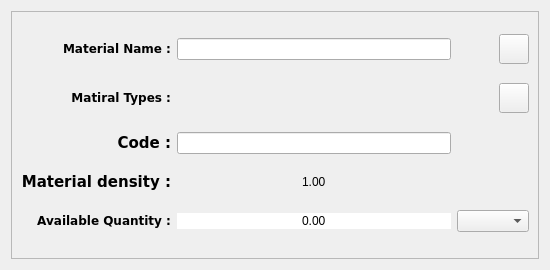
<?xml version="1.0" encoding="UTF-8"?>
<ui version="4.0">
 <class>EditRawMterial</class>
 <widget class="QWidget" name="EditRawMterial">
  <property name="geometry">
   <rect>
    <x>0</x>
    <y>0</y>
    <width>550</width>
    <height>270</height>
   </rect>
  </property>
  <property name="minimumSize">
   <size>
    <width>550</width>
    <height>270</height>
   </size>
  </property>
  <property name="maximumSize">
   <size>
    <width>550</width>
    <height>270</height>
   </size>
  </property>
  <property name="windowTitle">
   <string>Edit Raw Mterial</string>
  </property>
  <property name="windowIcon">
   <iconset>
    <normaloff>icons/logo.png</normaloff>icons/logo.png</iconset>
  </property>
  <layout class="QGridLayout" name="gridLayout_2">
   <item row="0" column="0">
    <widget class="QFrame" name="frame">
     <property name="frameShape">
      <enum>QFrame::StyledPanel</enum>
     </property>
     <property name="frameShadow">
      <enum>QFrame::Raised</enum>
     </property>
     <layout class="QGridLayout" name="gridLayout">
      <item row="0" column="0">
       <widget class="QLabel" name="label_5">
        <property name="font">
         <font>
          <family>Bitstream Vera Sans</family>
          <weight>75</weight>
          <bold>true</bold>
         </font>
        </property>
        <property name="text">
         <string>&lt;html&gt;&lt;head/&gt;&lt;body&gt;&lt;p align=&quot;right&quot;&gt;Material Name :&lt;/p&gt;&lt;/body&gt;&lt;/html&gt;</string>
        </property>
        <property name="alignment">
         <set>Qt::AlignRight|Qt::AlignTrailing|Qt::AlignVCenter</set>
        </property>
       </widget>
      </item>
      <item row="0" column="1">
       <widget class="QLineEdit" name="material_name">
        <property name="minimumSize">
         <size>
          <width>0</width>
          <height>22</height>
         </size>
        </property>
        <property name="font">
         <font>
          <weight>75</weight>
          <bold>true</bold>
         </font>
        </property>
        <property name="alignment">
         <set>Qt::AlignCenter</set>
        </property>
       </widget>
      </item>
      <item row="0" column="2" alignment="Qt::AlignRight">
       <widget class="QPushButton" name="edit_rm">
        <property name="minimumSize">
         <size>
          <width>30</width>
          <height>30</height>
         </size>
        </property>
        <property name="maximumSize">
         <size>
          <width>30</width>
          <height>30</height>
         </size>
        </property>
        <property name="font">
         <font>
          <weight>50</weight>
          <bold>false</bold>
         </font>
        </property>
        <property name="text">
         <string/>
        </property>
        <property name="icon">
         <iconset>
          <normaloff>icons/edit.png</normaloff>icons/edit.png</iconset>
        </property>
       </widget>
      </item>
      <item row="1" column="0">
       <widget class="QLabel" name="label_17">
        <property name="font">
         <font>
          <family>Bitstream Vera Sans</family>
          <weight>75</weight>
          <bold>true</bold>
         </font>
        </property>
        <property name="text">
         <string>&lt;html&gt;&lt;head/&gt;&lt;body&gt;&lt;p align=&quot;right&quot;&gt;&lt;span style=&quot; font-weight:600;&quot;&gt;Matiral Types :&lt;/span&gt;&lt;/p&gt;&lt;/body&gt;&lt;/html&gt;</string>
        </property>
        <property name="alignment">
         <set>Qt::AlignRight|Qt::AlignTrailing|Qt::AlignVCenter</set>
        </property>
       </widget>
      </item>
      <item row="2" column="0">
       <widget class="QLabel" name="label_4">
        <property name="font">
         <font>
          <family>Bitstream Vera Sans</family>
          <pointsize>11</pointsize>
          <weight>75</weight>
          <bold>true</bold>
          <kerning>true</kerning>
         </font>
        </property>
        <property name="text">
         <string>&lt;html&gt;&lt;head/&gt;&lt;body&gt;&lt;p align=&quot;right&quot;&gt;Code :&lt;/p&gt;&lt;/body&gt;&lt;/html&gt;</string>
        </property>
        <property name="alignment">
         <set>Qt::AlignRight|Qt::AlignTrailing|Qt::AlignVCenter</set>
        </property>
       </widget>
      </item>
      <item row="2" column="1">
       <widget class="QLineEdit" name="material_code">
        <property name="minimumSize">
         <size>
          <width>0</width>
          <height>22</height>
         </size>
        </property>
        <property name="font">
         <font>
          <weight>75</weight>
          <bold>true</bold>
         </font>
        </property>
        <property name="alignment">
         <set>Qt::AlignCenter</set>
        </property>
       </widget>
      </item>
      <item row="3" column="0">
       <widget class="QLabel" name="label_24">
        <property name="font">
         <font>
          <family>Bitstream Vera Sans</family>
          <pointsize>11</pointsize>
          <weight>75</weight>
          <bold>true</bold>
          <kerning>true</kerning>
         </font>
        </property>
        <property name="text">
         <string>&lt;html&gt;&lt;head/&gt;&lt;body&gt;&lt;p align=&quot;right&quot;&gt;Material density :&lt;/p&gt;&lt;/body&gt;&lt;/html&gt;</string>
        </property>
        <property name="alignment">
         <set>Qt::AlignRight|Qt::AlignTrailing|Qt::AlignVCenter</set>
        </property>
       </widget>
      </item>
      <item row="3" column="1">
       <widget class="QDoubleSpinBox" name="rm_density">
        <property name="styleSheet">
         <string notr="true">border:0px;
background-color: qlineargradient(spread:pad, x1:0, y1:0, x2:1, y2:0, stop:0 rgba(0, 0, 0, 0), stop:1 rgba(255, 255, 255, 0));</string>
        </property>
        <property name="alignment">
         <set>Qt::AlignCenter</set>
        </property>
        <property name="buttonSymbols">
         <enum>QAbstractSpinBox::NoButtons</enum>
        </property>
        <property name="minimum">
         <double>1.000000000000000</double>
        </property>
        <property name="maximum">
         <double>100000000000000000.000000000000000</double>
        </property>
        <property name="value">
         <double>1.000000000000000</double>
        </property>
       </widget>
      </item>
      <item row="4" column="0">
       <widget class="QLabel" name="label_19">
        <property name="font">
         <font>
          <family>Bitstream Vera Sans</family>
          <weight>75</weight>
          <bold>true</bold>
         </font>
        </property>
        <property name="text">
         <string>&lt;html&gt;&lt;head/&gt;&lt;body&gt;&lt;p align=&quot;right&quot;&gt;Available Quantity :&lt;/p&gt;&lt;/body&gt;&lt;/html&gt;</string>
        </property>
        <property name="alignment">
         <set>Qt::AlignRight|Qt::AlignTrailing|Qt::AlignVCenter</set>
        </property>
       </widget>
      </item>
      <item row="4" column="1">
       <widget class="QDoubleSpinBox" name="rm_quantity">
        <property name="styleSheet">
         <string notr="true">border:0px;
</string>
        </property>
        <property name="alignment">
         <set>Qt::AlignCenter</set>
        </property>
        <property name="buttonSymbols">
         <enum>QAbstractSpinBox::NoButtons</enum>
        </property>
        <property name="maximum">
         <double>10000000000000000000.000000000000000</double>
        </property>
       </widget>
      </item>
      <item row="4" column="2">
       <widget class="QComboBox" name="rm_units_combo">
        <property name="minimumSize">
         <size>
          <width>0</width>
          <height>22</height>
         </size>
        </property>
       </widget>
      </item>
      <item row="1" column="2" alignment="Qt::AlignRight">
       <widget class="QPushButton" name="delete_rm">
        <property name="minimumSize">
         <size>
          <width>30</width>
          <height>30</height>
         </size>
        </property>
        <property name="maximumSize">
         <size>
          <width>30</width>
          <height>30</height>
         </size>
        </property>
        <property name="styleSheet">
         <string notr="true">border-color: rgb(174, 6, 6);</string>
        </property>
        <property name="text">
         <string/>
        </property>
        <property name="icon">
         <iconset>
          <normaloff>icons/delete.png</normaloff>icons/delete.png</iconset>
        </property>
       </widget>
      </item>
      <item row="1" column="1">
       <widget class="QLabel" name="r_material_type">
        <property name="text">
         <string/>
        </property>
        <property name="alignment">
         <set>Qt::AlignCenter</set>
        </property>
       </widget>
      </item>
     </layout>
    </widget>
   </item>
  </layout>
 </widget>
 <resources/>
 <connections/>
</ui>
